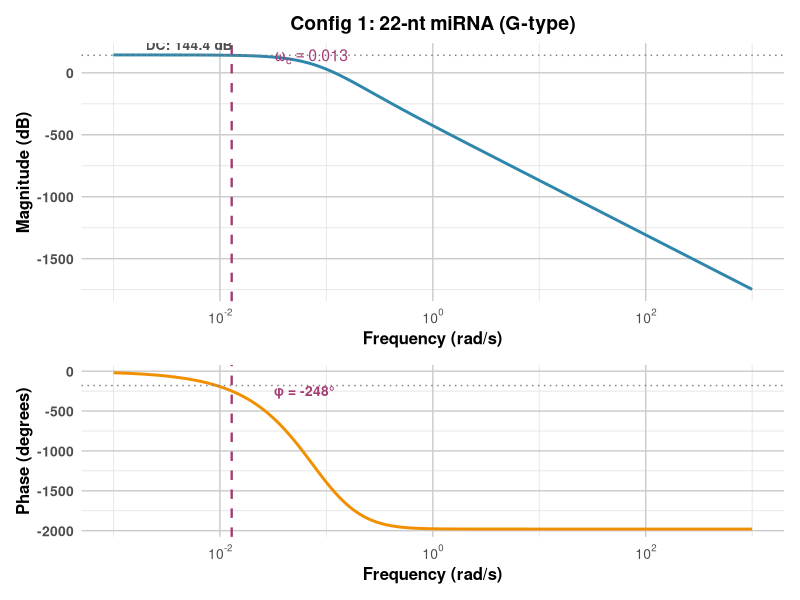
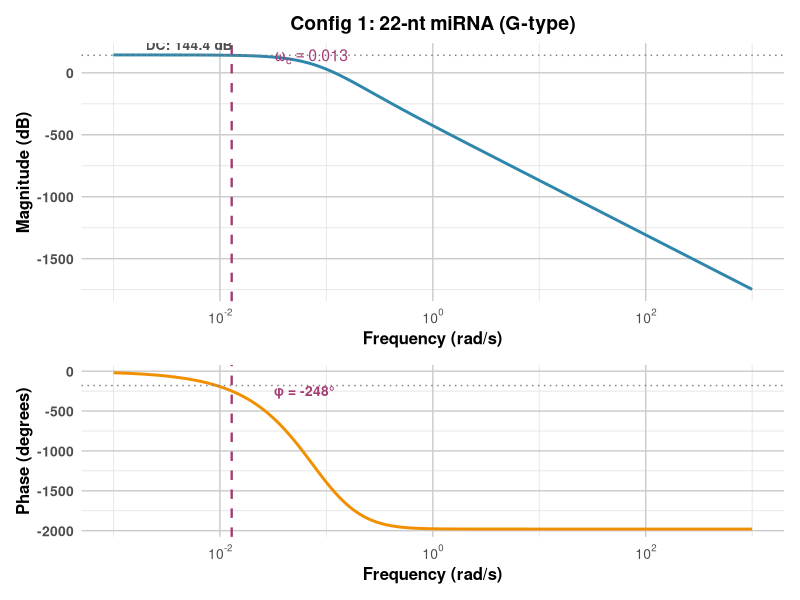
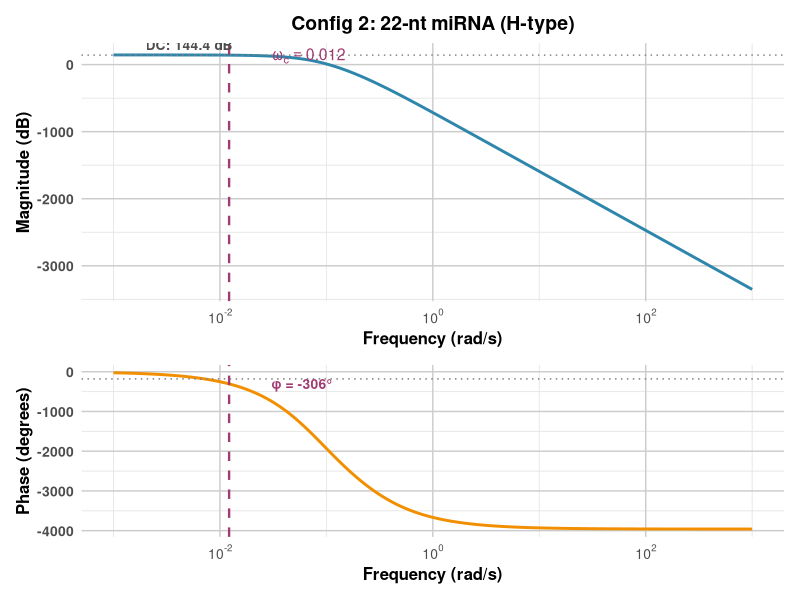
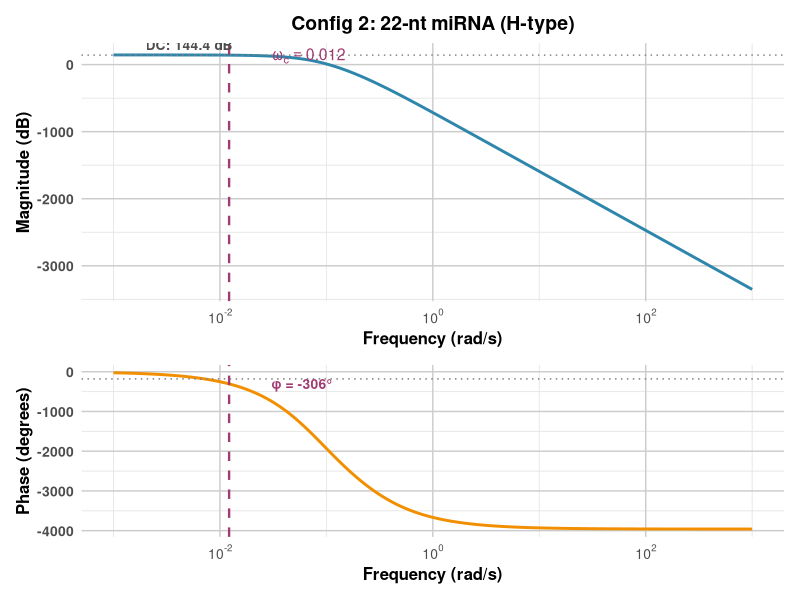
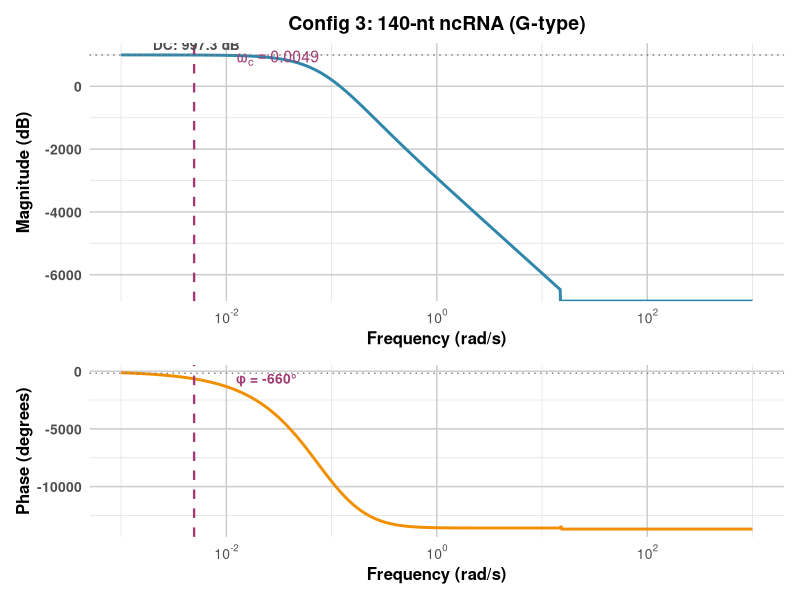
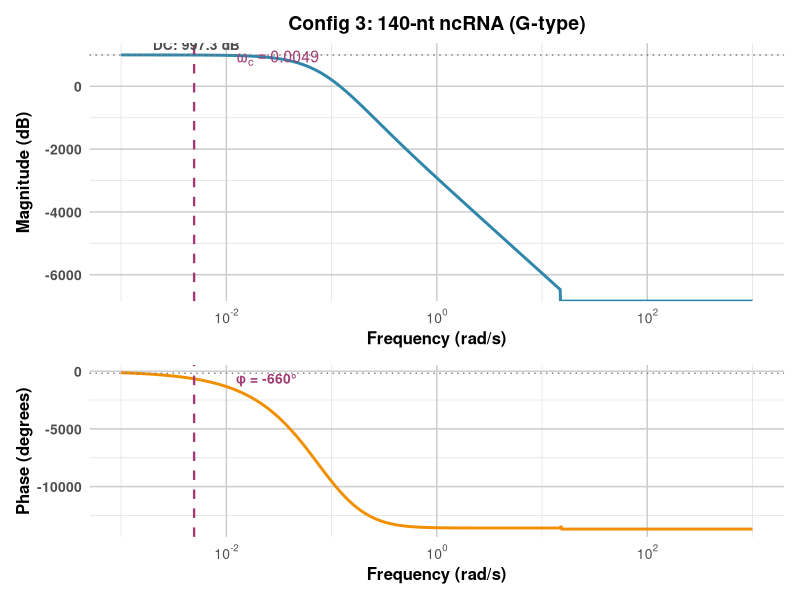
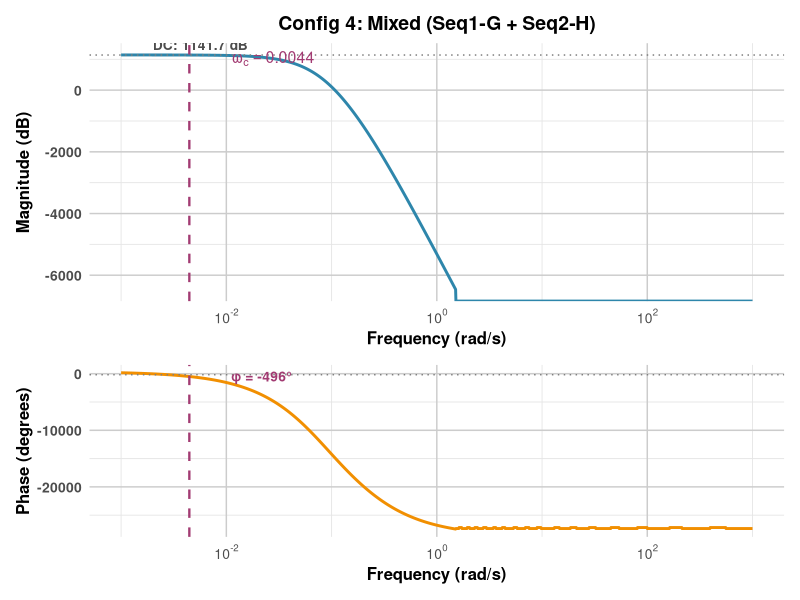
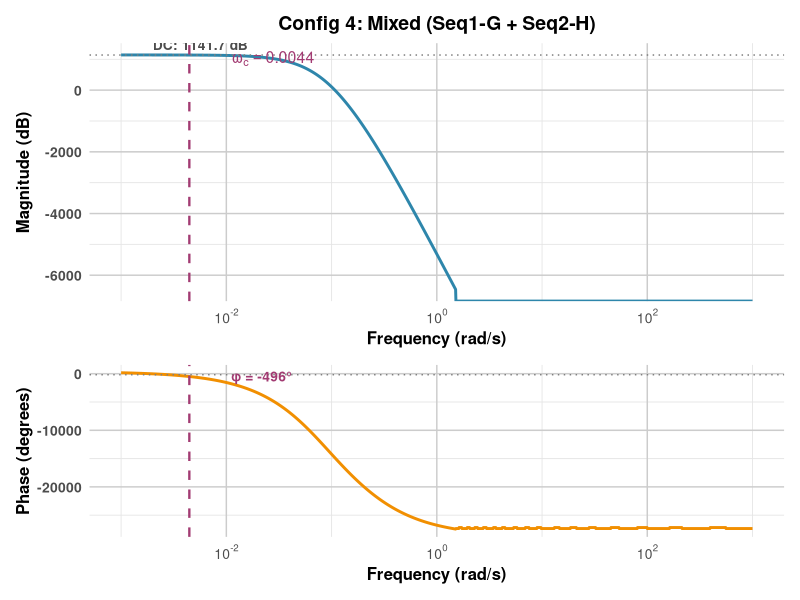

Source code (R) for these figures, in order:
###############################################################################
# Enhanced Bode plot script with -3dB cutoff lines and improved annotations
# Formatted for PLOS Computational Biology submission
# - Minimal decimal places in CSV output
# - Bold text for key plot elements
###############################################################################

library(ggplot2)
library(patchwork)
library(pracma)
library(stringr)
library(svglite)
library(scales)

# --------------------------
# User parameters
# --------------------------
sequence1 <- "UGGCAGUGUCUUAGCUGGUUGU"
sequence2 <- "AGCUGCUGUUGACAGUGCUAGCUAGCUAGCUAGCUAGCUAGCUAGCUAGCUAGCUAGCUAGCUAGCUAGCUAGCUAGCUAGCUAGCUAGCUAGCUAGCUAGCUAGCUAGCUAGCUAGCUAGCUAGCUAGCUAGCUAGCUAGCUAGCUAGCU"

# Base molecular weights (g/mol)
Adenine <- 135.13
Guanine <- 151.13
Cytosine <- 111.10
Uracil <- 112.09

omegan_base <- 0.1
zeta_base  <- 1.0

freq_range_rad <- c(1e-3, 1e3)
n_points <- 2000

out_root <- "bode_outputs"

make_dir <- function(...) {
  dir <- file.path(..., fsep = .Platform$file.sep)
  if (!dir.exists(dir)) dir.create(dir, recursive = TRUE, showWarnings = FALSE)
  invisible(dir)
}

# --------------------------
# Derived base parameters
# --------------------------
ratioAG <- Adenine / Guanine
ratioAC <- Adenine / Cytosine
ratioAU <- Adenine / Uracil

omeganA <- omegan_base
omeganG <- omegan_base * ratioAG
omeganC <- omegan_base * ratioAC
omeganU <- omegan_base * ratioAU

zetaA <- zeta_base
zetaG <- zeta_base * ratioAG
zetaC <- zeta_base * ratioAC
zetaU <- zeta_base * ratioAU

get_base_params <- function(base) {
  switch(base,
         "A" = list(omega = omeganA, zeta = zetaA),
         "G" = list(omega = omeganG, zeta = zetaG),
         "C" = list(omega = omeganC, zeta = zetaC),
         "U" = list(omega = omeganU, zeta = zetaU),
         stop(paste("Unknown base:", base)))
}

unwrap_phase <- function(phase_rad) {
  n <- length(phase_rad)
  if (n <= 1) return(phase_rad)
  unwrapped <- numeric(n)
  unwrapped[1] <- phase_rad[1]
  for (i in 2:n) {
    delta <- phase_rad[i] - phase_rad[i-1]
    delta <- delta - 2*pi * round(delta / (2*pi))
    unwrapped[i] <- unwrapped[i-1] + delta
  }
  return(unwrapped)
}

parse_sequence_params <- function(seq_string) {
  bases <- str_split(seq_string, "")[[1]]
  omegas <- numeric(length(bases)); zetas <- numeric(length(bases))
  for (i in seq_along(bases)) {
    p <- get_base_params(bases[i])
    omegas[i] <- p$omega
    zetas[i] <- p$zeta
  }
  k2 <- 2 * zetas * omegas
  k3 <- omegas
  k4 <- omegas
  list(bases = bases, k2 = k2, k3 = k3, k4 = k4)
}

seq1_params <- parse_sequence_params(sequence1)
seq2_params <- parse_sequence_params(sequence2)

# --------------------------
# Stage responses
# --------------------------
stage_response_G <- function(k2, k3, k4, omega_vec) {
  s <- 1i * omega_vec
  numerator <- k3 * (s + k2)
  denominator <- s * (s + k2) + k3 * k4
  numerator / denominator
}

stage_response_H <- function(k2, k3, k4, omega_vec) {
  s <- 1i * omega_vec
  numerator <- k2 * k4
  denominator <- s * (s + k2) + k3 * k4
  numerator / denominator
}

cascade_response <- function(stages_type, k2_vec, k3_vec, k4_vec, omega_vec) {
  if (length(stages_type) != length(k2_vec)) stop("stages_type must match k vectors")
  H_total <- rep(1+0i, length(omega_vec))
  for (i in seq_along(stages_type)) {
    if (stages_type[i] == "G") {
      H_i <- stage_response_G(k2_vec[i], k3_vec[i], k4_vec[i], omega_vec)
    } else if (stages_type[i] == "H") {
      H_i <- stage_response_H(k2_vec[i], k3_vec[i], k4_vec[i], omega_vec)
    } else stop("Unknown stage type")
    H_total <- H_total * H_i
  }
  mag_db <- 20 * log10(Mod(H_total))
  phase_rad <- Arg(H_total)
  phase_unwrapped <- unwrap_phase(phase_rad)
  phase_deg <- phase_unwrapped * 180 / pi
  list(H = H_total, magnitude = mag_db, phase = phase_deg, raw_phase = phase_rad)
}

# --------------------------
# Configuration builder
# --------------------------
build_configs <- function() {
  configs <- list()

  stages1 <- rep("G", length(seq1_params$k2))
  configs[[1]] <- list(id = "config1_seq1_G_only",
                       desc = "Config 1: 22-nt miRNA (G-type)",
                       short = "Config 1",
                       stages = stages1,
                       k2 = seq1_params$k2,
                       k3 = seq1_params$k3,
                       k4 = seq1_params$k4)

  stages2 <- rep("H", length(seq1_params$k2))
  configs[[2]] <- list(id = "config2_seq1_H_only",
                       desc = "Config 2: 22-nt miRNA (H-type)",
                       short = "Config 2",
                       stages = stages2,
                       k2 = seq1_params$k2,
                       k3 = seq1_params$k3,
                       k4 = seq1_params$k4)

  stages3 <- rep("G", length(seq2_params$k2))
  configs[[3]] <- list(id = "config3_seq2_G_only",
                       desc = "Config 3: 140-nt ncRNA (G-type)",
                       short = "Config 3",
                       stages = stages3,
                       k2 = seq2_params$k2,
                       k3 = seq2_params$k3,
                       k4 = seq2_params$k4)

  stages4 <- c(rep("G", length(seq1_params$k2)), rep("H", length(seq2_params$k2)))
  k2_4 <- c(seq1_params$k2, seq2_params$k2)
  k3_4 <- c(seq1_params$k3, seq2_params$k3)
  k4_4 <- c(seq1_params$k4, seq2_params$k4)
  configs[[4]] <- list(id = "config4_seq1G_seq2H",
                       desc = "Config 4: Mixed (Seq1-G + Seq2-H)",
                       short = "Config 4",
                       stages = stages4,
                       k2 = k2_4,
                       k3 = k3_4,
                       k4 = k4_4)

  configs
}

configs <- build_configs()

omega_rad <- 10^seq(log10(freq_range_rad[1]), log10(freq_range_rad[2]), length.out = n_points)
freq_hz <- omega_rad / (2 * pi)

# --------------------------
# Enhanced metrics with gain/phase margins
# Formatted with minimal decimal places
# --------------------------
compute_enhanced_metrics <- function(df) {
  magnitude <- df$magnitude
  freq <- df$frequency
  phase <- df$phase

  dc_gain <- magnitude[1]
  hf_gain <- magnitude[length(magnitude)]

  # Peak magnitude
  peak_idx <- which.max(magnitude)
  peak_mag <- magnitude[peak_idx]
  peak_freq <- freq[peak_idx]

  # -3dB cutoff frequency
  cutoff <- dc_gain - 3
  idx_3db <- which(magnitude < cutoff)[1]
  freq_3db <- if (!is.na(idx_3db)) freq[idx_3db] else NA

  # Gain margin: freq where phase = -180°, then check gain
  phase_crossover_idx <- which.min(abs(phase + 180))
  phase_crossover_freq <- freq[phase_crossover_idx]
  gain_at_crossover <- magnitude[phase_crossover_idx]
  gain_margin_dB <- -gain_at_crossover  # GM = -|G(jω)| at phase crossover

  # Phase margin: freq where |G| = 0 dB, then check phase
  gain_crossover_idx <- which.min(abs(magnitude))
  gain_crossover_freq <- freq[gain_crossover_idx]
  phase_at_crossover <- phase[gain_crossover_idx]
  phase_margin_deg <- 180 + phase_at_crossover  # PM = 180° + phase

  # Bandwidth (-3dB)
  bandwidth <- freq_3db

  phase_initial <- phase[1]
  phase_final <- phase[length(phase)]

  # Return data frame with appropriately rounded values
  data.frame(
    config = df$config[1],
    dc_gain_dB = round(dc_gain, 2),
    hf_gain_dB = round(hf_gain, 2),
    peak_mag_dB = round(peak_mag, 2),
    peak_freq = signif(peak_freq, 3),
    freq_3dB = signif(freq_3db, 3),
    bandwidth = signif(bandwidth, 3),
    gain_margin_dB = round(gain_margin_dB, 2),
    phase_crossover_freq = signif(phase_crossover_freq, 3),
    phase_margin_deg = round(phase_margin_deg, 1),
    gain_crossover_freq = signif(gain_crossover_freq, 3),
    phase_initial_deg = round(phase_initial, 1),
    phase_final_deg = round(phase_final, 1),
    stringsAsFactors = FALSE
  )
}

# --------------------------
# Enhanced plotting functions with bold text
# Formatted for PLOS Computational Biology
# --------------------------
plot_mag_enhanced <- function(df, metrics, title_text, x_label, show_annotations = TRUE) {
  p <- ggplot(df, aes(x = frequency, y = magnitude)) +
    geom_line(color = "#2E86AB", size = 1) +
    scale_x_log10(labels = trans_format("log10", math_format(10^.x))) +
    labs(x = x_label, y = "Magnitude (dB)", title = title_text) +
    theme_minimal(base_size = 12) +
    theme(
      plot.title = element_text(hjust = 0.5, face = "bold", size = 14),
      axis.title.x = element_text(face = "bold", size = 12),
      axis.title.y = element_text(face = "bold", size = 12),
      axis.text = element_text(face = "bold", size = 10),
      panel.grid.minor = element_line(color = "gray90", size = 0.3),
      panel.grid.major = element_line(color = "gray80", size = 0.5)
    )

  if (show_annotations && !is.na(metrics$freq_3dB)) {
    # Add -3dB horizontal line
    p <- p + geom_hline(yintercept = metrics$dc_gain_dB - 3,
                        linetype = "dotted", color = "gray50", size = 0.5)

    # Add vertical line at cutoff frequency
    p <- p + geom_vline(xintercept = metrics$freq_3dB,
                        linetype = "dashed", color = "#A23B72", size = 0.8)

    # Add label for cutoff frequency with bold text
    label_text <- sprintf("ω[c] == %.2g", metrics$freq_3dB)

    p <- p + annotate("text",
                      x = metrics$freq_3dB * 2.5,
                      y = max(df$magnitude) * 0.9,
                      label = label_text,
                      parse = TRUE,
                      hjust = 0, size = 4, color = "#A23B72", fontface = "bold")

    # Add DC gain annotation with bold text
    p <- p + annotate("text",
                      x = min(df$frequency) * 2,
                      y = metrics$dc_gain_dB,
                      label = sprintf("DC: %.1f dB", metrics$dc_gain_dB),
                      hjust = 0, vjust = -0.5, size = 3.5, color = "gray30", fontface = "bold")
  }

  return(p)
}

plot_phase_enhanced <- function(df, metrics, title_text, x_label, show_annotations = TRUE) {
  p <- ggplot(df, aes(x = frequency, y = phase)) +
    geom_line(color = "#F18F01", size = 1) +
    scale_x_log10(labels = trans_format("log10", math_format(10^.x))) +
    labs(x = x_label, y = "Phase (degrees)") +
    theme_minimal(base_size = 12) +
    theme(
      axis.title.x = element_text(face = "bold", size = 12),
      axis.title.y = element_text(face = "bold", size = 12),
      axis.text = element_text(face = "bold", size = 10),
      panel.grid.minor = element_line(color = "gray90", size = 0.3),
      panel.grid.major = element_line(color = "gray80", size = 0.5)
    )

  if (show_annotations && !is.na(metrics$freq_3dB)) {
    # Add vertical line at cutoff frequency
    p <- p + geom_vline(xintercept = metrics$freq_3dB,
                        linetype = "dashed", color = "#A23B72", size = 0.8)

    # Add -180° reference line if relevant
    if (min(df$phase) < -180 && max(df$phase) > -180) {
      p <- p + geom_hline(yintercept = -180,
                          linetype = "dotted", color = "gray50", size = 0.5)
    }

    # Add phase at cutoff annotation with bold text
    phase_at_cutoff <- df$phase[which.min(abs(df$frequency - metrics$freq_3dB))]
    p <- p + annotate("text",
                      x = metrics$freq_3dB * 2.5,
                      y = phase_at_cutoff,
                      label = sprintf("φ = %.0f°", phase_at_cutoff),
                      hjust = 0, size = 3.5, color = "#A23B72", fontface = "bold")
  }

  return(p)
}

# --------------------------
# Create 4-panel combined figure (like Figure 3.2)
# --------------------------
create_combined_figure <- function(configs_list, omega_vec, x_label) {
  plots_list <- list()

  for (i in seq_along(configs_list)) {
    cfg <- configs_list[[i]]

    # Generate data
    res <- cascade_response(cfg$stages, cfg$k2, cfg$k3, cfg$k4, omega_vec)
    df <- data.frame(frequency = omega_vec,
                     magnitude = res$magnitude,
                     phase = res$phase,
                     config = cfg$desc,
                     stringsAsFactors = FALSE)

    # Compute metrics
    metrics <- compute_enhanced_metrics(df)

    # Create magnitude plot
    p_mag <- plot_mag_enhanced(df, metrics,
                               paste0("(", LETTERS[i], ") ", cfg$short),
                               x_label, show_annotations = TRUE)

    # Create phase plot
    p_phase <- plot_phase_enhanced(df, metrics, "", x_label, show_annotations = TRUE)

    # Combine magnitude and phase vertically
    plots_list[[i]] <- p_mag / p_phase + plot_layout(heights = c(1.5, 1))
  }

  # Arrange all 4 configs in 2x2 grid
  combined <- (plots_list[[1]] | plots_list[[2]]) / (plots_list[[3]] | plots_list[[4]])

  return(combined)
}

# --------------------------
# Main execution
# --------------------------
cat("Starting enhanced Bode plot generation...\n")
cat("Formatted for PLOS Computational Biology\n")

rad_s_dir <- make_dir(out_root, "rad_s")
Hz_dir <- make_dir(out_root, "Hz")
summ_dir <- make_dir(out_root, "summaries")

metrics_rad_list <- list()
metrics_Hz_list <- list()

# Generate individual plots for each config
for (i in seq_along(configs)) {
  cfg <- configs[[i]]
  cat(sprintf("Processing %s: %s\n", cfg$id, cfg$desc))

  # rad/s
  res_rad <- cascade_response(cfg$stages, cfg$k2, cfg$k3, cfg$k4, omega_rad)
  df_rad <- data.frame(frequency = omega_rad,
                       magnitude = res_rad$magnitude,
                       phase = res_rad$phase,
                       config = cfg$desc,
                       stringsAsFactors = FALSE)

  metrics_rad <- compute_enhanced_metrics(df_rad)
  metrics_rad_list[[i]] <- metrics_rad

  # Create enhanced plots
  p_mag_rad <- plot_mag_enhanced(df_rad, metrics_rad, cfg$desc, "Frequency (rad/s)")
  p_phase_rad <- plot_phase_enhanced(df_rad, metrics_rad, cfg$desc, "Frequency (rad/s)")
  p_full_rad <- p_mag_rad / p_phase_rad + plot_layout(heights = c(1.5, 1))

  # Save rad/s plots
  png_dir <- make_dir(rad_s_dir, "PNG")
  pdf_dir <- make_dir(rad_s_dir, "PDF")
  safe_name <- gsub("[^A-Za-z0-9_-]", "_", cfg$id)

  ggsave(file.path(png_dir, paste0(safe_name, "_enhanced.png")),
         p_full_rad, width = 10, height = 7, dpi = 300)
  ggsave(file.path(pdf_dir, paste0(safe_name, "_enhanced.pdf")),
         p_full_rad, width = 10, height = 7)

  # Hz
  res_Hz <- cascade_response(cfg$stages, cfg$k2, cfg$k3, cfg$k4, omega_rad)
  df_Hz <- data.frame(frequency = freq_hz,
                      magnitude = res_Hz$magnitude,
                      phase = res_Hz$phase,
                      config = cfg$desc,
                      stringsAsFactors = FALSE)

  metrics_Hz <- compute_enhanced_metrics(df_Hz)
  metrics_Hz_list[[i]] <- metrics_Hz
}

# Generate combined 4-panel figure (Figure 3.2 style)
cat("\nGenerating combined 4-panel figure...\n")
combined_rad <- create_combined_figure(configs, omega_rad, "Frequency (rad/s)")
combined_Hz <- create_combined_figure(configs, freq_hz, "Frequency (Hz)")

# Save combined figures at PLOS-recommended resolution
ggsave(file.path(out_root, "Figure_3.2_combined_rad_s.png"),
       combined_rad, width = 14, height = 12, dpi = 300)
ggsave(file.path(out_root, "Figure_3.2_combined_rad_s.pdf"),
       combined_rad, width = 14, height = 12)
ggsave(file.path(out_root, "Figure_3.2_combined_Hz.png"),
       combined_Hz, width = 14, height = 12, dpi = 300)
ggsave(file.path(out_root, "Figure_3.2_combined_Hz.pdf"),
       combined_Hz, width = 14, height = 12)

# Save metrics with minimal decimal places
metrics_rad_df <- do.call(rbind, metrics_rad_list)
metrics_Hz_df <- do.call(rbind, metrics_Hz_list)

write.csv(metrics_rad_df, file.path(summ_dir, "enhanced_metrics_rad_s.csv"), row.names = FALSE)
write.csv(metrics_Hz_df, file.path(summ_dir, "enhanced_metrics_Hz.csv"), row.names = FALSE)

cat("\n=== Enhanced Bode plot generation complete ===\n")
cat(sprintf("Output directory: %s\n", out_root))
cat("Combined 4-panel figures saved as Figure_3.2_combined_*.png/pdf\n")
cat("Individual enhanced plots saved in rad_s/ and Hz/ subdirectories\n")
cat("Enhanced metrics (with minimal decimal places) saved in summaries/\n")
cat("\nFormatting applied:\n")
cat("  - CSV files: 2 decimal places for dB values, 1 for degrees, 3 significant figures for frequencies\n")
cat("  - Plots: Bold text for all axis labels, titles, and annotations\n")
cat("  - Resolution: 300 dpi (PLOS standard)\n")
